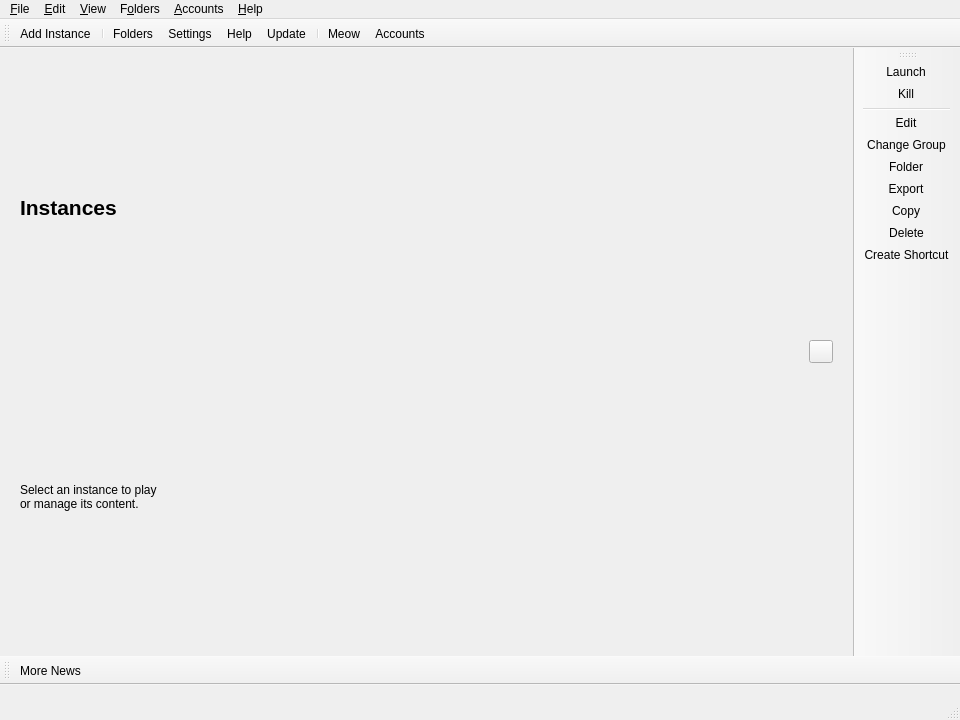
<?xml version="1.0" encoding="UTF-8"?>
<ui version="4.0">
 <class>MainWindow</class>
 <widget class="QMainWindow" name="MainWindow">
  <property name="geometry">
   <rect>
    <x>0</x>
    <y>0</y>
    <width>960</width>
    <height>720</height>
   </rect>
  </property>
  <widget class="QWidget" name="centralWidget">
   <layout class="QVBoxLayout" name="mainContentLayout">
    <property name="spacing">
     <number>0</number>
    </property>
    <property name="leftMargin">
     <number>0</number>
    </property>
    <property name="topMargin">
     <number>0</number>
    </property>
    <property name="rightMargin">
     <number>0</number>
    </property>
    <property name="bottomMargin">
     <number>0</number>
    </property>
    <item>
     <widget class="QWidget" name="instanceHeader">
      <layout class="QHBoxLayout" name="instanceHeaderLayout">
       <property name="leftMargin">
        <number>20</number>
       </property>
       <property name="topMargin">
        <number>16</number>
       </property>
       <property name="rightMargin">
        <number>20</number>
       </property>
       <property name="bottomMargin">
        <number>16</number>
       </property>
       <item>
        <layout class="QVBoxLayout" name="instanceHeadingLayout">
         <property name="spacing">
          <number>3</number>
         </property>
         <item>
          <widget class="QLabel" name="instanceHeading">
           <property name="font">
            <font>
             <pointsize>16</pointsize>
             <bold>true</bold>
            </font>
           </property>
           <property name="text">
            <string>Instances</string>
           </property>
          </widget>
         </item>
         <item>
          <widget class="QLabel" name="instanceSubtitle">
           <property name="text">
            <string>Select an instance to play or manage its content.</string>
           </property>
           <property name="wordWrap">
            <bool>true</bool>
           </property>
          </widget>
         </item>
        </layout>
       </item>
       <item>
        <spacer name="instanceHeaderSpacer">
         <property name="orientation">
          <enum>Qt::Horizontal</enum>
         </property>
         <property name="sizeHint" stdset="0">
          <size>
           <width>20</width>
           <height>20</height>
          </size>
         </property>
        </spacer>
       </item>
       <item>
        <widget class="QToolButton" name="addInstanceHeaderButton">
         <property name="toolButtonStyle">
          <enum>Qt::ToolButtonTextBesideIcon</enum>
         </property>
        </widget>
       </item>
      </layout>
     </widget>
    </item>
    <item>
     <layout class="QHBoxLayout" name="horizontalLayout">
      <property name="spacing">
       <number>0</number>
      </property>
     </layout>
    </item>
   </layout>
  </widget>
  <widget class="QStatusBar" name="statusBar">
   <property name="minimumSize">
    <size>
     <width>0</width>
     <height>35</height>
    </size>
   </property>
  </widget>
  <widget class="QToolBar" name="mainToolBar">
   <property name="windowTitle">
    <string>Main Toolbar</string>
   </property>
   <property name="allowedAreas">
    <set>Qt::ToolBarArea::BottomToolBarArea|Qt::ToolBarArea::TopToolBarArea</set>
   </property>
   <property name="toolButtonStyle">
    <enum>Qt::ToolButtonStyle::ToolButtonTextBesideIcon</enum>
   </property>
   <property name="floatable">
    <bool>false</bool>
   </property>
   <attribute name="toolBarArea">
    <enum>TopToolBarArea</enum>
   </attribute>
   <attribute name="toolBarBreak">
    <bool>false</bool>
   </attribute>
   <addaction name="actionAddInstance"/>
   <addaction name="separator"/>
   <addaction name="actionFoldersButton"/>
   <addaction name="actionSettings"/>
   <addaction name="actionHelpButton"/>
   <addaction name="actionCheckUpdate"/>
   <addaction name="separator"/>
   <addaction name="actionCAT"/>
   <addaction name="actionAccountsButton"/>
  </widget>
  <widget class="QToolBar" name="newsToolBar">
   <property name="windowTitle">
    <string>News Toolbar</string>
   </property>
   <property name="allowedAreas">
    <set>Qt::ToolBarArea::BottomToolBarArea|Qt::ToolBarArea::TopToolBarArea</set>
   </property>
   <property name="iconSize">
    <size>
     <width>16</width>
     <height>16</height>
    </size>
   </property>
   <property name="toolButtonStyle">
    <enum>Qt::ToolButtonStyle::ToolButtonTextBesideIcon</enum>
   </property>
   <property name="floatable">
    <bool>false</bool>
   </property>
   <attribute name="toolBarArea">
    <enum>BottomToolBarArea</enum>
   </attribute>
   <attribute name="toolBarBreak">
    <bool>false</bool>
   </attribute>
   <addaction name="actionMoreNews"/>
  </widget>
  <widget class="WideBar" name="instanceToolBar">
   <property name="windowTitle">
    <string>Instance Toolbar</string>
   </property>
   <property name="allowedAreas">
    <set>Qt::ToolBarArea::LeftToolBarArea|Qt::ToolBarArea::RightToolBarArea</set>
   </property>
   <property name="iconSize">
    <size>
     <width>16</width>
     <height>16</height>
    </size>
   </property>
   <property name="toolButtonStyle">
    <enum>Qt::ToolButtonStyle::ToolButtonTextBesideIcon</enum>
   </property>
   <property name="floatable">
    <bool>false</bool>
   </property>
   <property name="useDefaultAction" stdset="0">
    <bool>true</bool>
   </property>
   <attribute name="toolBarArea">
    <enum>RightToolBarArea</enum>
   </attribute>
   <attribute name="toolBarBreak">
    <bool>false</bool>
   </attribute>
   <addaction name="actionLaunchInstance"/>
   <addaction name="actionKillInstance"/>
   <addaction name="separator"/>
   <addaction name="actionEditInstance"/>
   <addaction name="actionChangeInstGroup"/>
   <addaction name="actionViewSelectedInstFolder"/>
   <addaction name="actionExportInstance"/>
   <addaction name="actionCopyInstance"/>
   <addaction name="actionDeleteInstance"/>
   <addaction name="actionCreateInstanceShortcut"/>
  </widget>
  <widget class="QMenuBar" name="menuBar">
   <property name="geometry">
    <rect>
     <x>0</x>
     <y>0</y>
     <width>800</width>
     <height>24</height>
    </rect>
   </property>
   <widget class="QMenu" name="fileMenu">
    <property name="title">
     <string>&amp;File</string>
    </property>
    <property name="toolTipsVisible">
     <bool>true</bool>
    </property>
    <addaction name="actionAddInstance"/>
    <addaction name="separator"/>
    <addaction name="actionLaunchInstance"/>
    <addaction name="actionKillInstance"/>
    <addaction name="separator"/>
    <addaction name="actionEditInstance"/>
    <addaction name="actionChangeInstGroup"/>
    <addaction name="actionViewSelectedInstFolder"/>
    <addaction name="actionExportInstance"/>
    <addaction name="actionCopyInstance"/>
    <addaction name="actionDeleteInstance"/>
    <addaction name="actionCreateInstanceShortcut"/>
    <addaction name="separator"/>
    <addaction name="actionSettings"/>
    <addaction name="actionCloseWindow"/>
   </widget>
   <widget class="QMenu" name="editMenu">
    <property name="title">
     <string>&amp;Edit</string>
    </property>
    <property name="toolTipsVisible">
     <bool>true</bool>
    </property>
    <addaction name="actionUndoTrashInstance"/>
   </widget>
   <widget class="QMenu" name="viewMenu">
    <property name="title">
     <string>&amp;View</string>
    </property>
    <property name="toolTipsVisible">
     <bool>true</bool>
    </property>
    <addaction name="actionChangeTheme"/>
    <addaction name="separator"/>
    <addaction name="actionCAT"/>
    <addaction name="actionToggleStatusBar"/>
    <addaction name="actionLockToolbars"/>
    <addaction name="separator"/>
   </widget>
   <widget class="QMenu" name="foldersMenu">
    <property name="title">
     <string>F&amp;olders</string>
    </property>
    <property name="toolTipsVisible">
     <bool>true</bool>
    </property>
    <addaction name="actionViewLauncherRootFolder"/>
    <addaction name="separator"/>
    <addaction name="actionViewInstanceFolder"/>
    <addaction name="actionViewCentralModsFolder"/>
    <addaction name="actionViewSkinsFolder"/>
    <addaction name="actionViewJavaFolder"/>
    <addaction name="separator"/>
    <addaction name="actionViewIconThemeFolder"/>
    <addaction name="actionViewWidgetThemeFolder"/>
    <addaction name="actionViewCatPackFolder"/>
    <addaction name="actionViewIconsFolder"/>
    <addaction name="separator"/>
    <addaction name="actionViewLogsFolder"/>
   </widget>
   <widget class="QMenu" name="accountsMenu">
    <property name="title">
     <string>&amp;Accounts</string>
    </property>
   </widget>
   <widget class="QMenu" name="helpMenu">
    <property name="title">
     <string>&amp;Help</string>
    </property>
    <property name="toolTipsVisible">
     <bool>true</bool>
    </property>
    <addaction name="actionClearMetadata"/>
    <addaction name="actionReportBug"/>
       <addaction name="actionViewLog"/>
    <addaction name="actionAddToPATH"/>
    <addaction name="separator"/>
    <addaction name="actionTELEGRAM"/>
    <addaction name="actionDISCORD"/>
    <addaction name="actionREDDIT"/>
    <addaction name="separator"/>
    <addaction name="actionMoreNews"/>
    <addaction name="actionCheckUpdate"/>
    <addaction name="actionOpenWiki"/>
    <addaction name="actionAbout"/>
   </widget>
   <addaction name="fileMenu"/>
   <addaction name="editMenu"/>
   <addaction name="viewMenu"/>
   <addaction name="foldersMenu"/>
   <addaction name="accountsMenu"/>
   <addaction name="helpMenu"/>
  </widget>
  <action name="actionMoreNews">
   <property name="icon">
    <iconset theme="news"/>
   </property>
   <property name="text">
       <string>More News...</string>
   </property>
   <property name="toolTip">
    <string>Open the development blog to read more news about %1.</string>
   </property>
  </action>
  <action name="actionCAT">
   <property name="checkable">
    <bool>true</bool>
   </property>
   <property name="icon">
    <iconset theme="cat"/>
   </property>
   <property name="text">
    <string>&amp;Meow</string>
   </property>
   <property name="toolTip">
    <string>It's a fluffy kitty :3</string>
   </property>
  </action>
  <action name="actionToggleStatusBar">
   <property name="checkable">
    <bool>true</bool>
   </property>
   <property name="text">
    <string>Status Bar</string>
   </property>
  </action>
  <action name="actionLockToolbars">
   <property name="checkable">
    <bool>true</bool>
   </property>
   <property name="text">
    <string>Lock Toolbars</string>
   </property>
  </action>
  <action name="actionUndoTrashInstance">
   <property name="enabled">
    <bool>false</bool>
   </property>
   <property name="text">
    <string>&amp;Undo Last Instance Deletion</string>
   </property>
  </action>
  <action name="actionAddInstance">
   <property name="icon">
    <iconset theme="new"/>
   </property>
   <property name="text">
    <string>Add Instanc&amp;e...</string>
   </property>
   <property name="toolTip">
    <string>Add a new instance.</string>
   </property>
  </action>
  <action name="actionCheckUpdate">
   <property name="icon">
    <iconset theme="checkupdate"/>
   </property>
   <property name="text">
    <string>&amp;Update...</string>
   </property>
   <property name="toolTip">
    <string>Check for new updates for %1.</string>
   </property>
   <property name="menuRole">
    <enum>QAction::MenuRole::ApplicationSpecificRole</enum>
   </property>
  </action>
  <action name="actionSettings">
   <property name="icon">
    <iconset theme="settings"/>
   </property>
   <property name="text">
    <string>Setti&amp;ngs...</string>
   </property>
   <property name="toolTip">
    <string>Change settings.</string>
   </property>
   <property name="menuRole">
    <enum>QAction::MenuRole::PreferencesRole</enum>
   </property>
  </action>
  <action name="actionManageAccounts">
   <property name="icon">
    <iconset theme="accounts"/>
   </property>
   <property name="text">
    <string>&amp;Manage Accounts...</string>
   </property>
  </action>
  <action name="actionLaunchInstance">
   <property name="icon">
    <iconset theme="launch"/>
   </property>
   <property name="text">
    <string>&amp;Launch</string>
   </property>
   <property name="toolTip">
    <string>Launch the selected instance.</string>
   </property>
  </action>
  <action name="actionKillInstance">
   <property name="icon">
    <iconset theme="status-bad"/>
   </property>
   <property name="text">
    <string>&amp;Kill</string>
   </property>
   <property name="toolTip">
    <string>Kill the running instance.</string>
   </property>
   <property name="shortcut">
    <string>Ctrl+K</string>
   </property>
  </action>
  <action name="actionRenameInstance">
   <property name="icon">
    <iconset theme="rename"/>
   </property>
   <property name="text">
    <string>Rename</string>
   </property>
   <property name="toolTip">
    <string>Rename the selected instance.</string>
   </property>
  </action>
  <action name="actionChangeInstGroup">
   <property name="icon">
    <iconset theme="tag"/>
   </property>
   <property name="text">
    <string>&amp;Change Group...</string>
   </property>
   <property name="toolTip">
    <string>Change the selected instance's group.</string>
   </property>
   <property name="shortcut">
    <string>Ctrl+G</string>
   </property>
  </action>
  <action name="actionChangeInstIcon">
   <property name="text">
    <string>Change Icon</string>
   </property>
   <property name="toolTip">
    <string>Change the selected instance's icon.</string>
   </property>
  </action>
  <action name="actionEditInstance">
   <property name="icon">
    <iconset theme="settings"/>
   </property>
   <property name="text">
    <string>&amp;Edit...</string>
   </property>
   <property name="toolTip">
    <string>Change the instance settings, mods and versions.</string>
   </property>
   <property name="shortcut">
    <string>Ctrl+I</string>
   </property>
  </action>
  <action name="actionViewSelectedInstFolder">
   <property name="icon">
    <iconset theme="viewfolder"/>
   </property>
   <property name="text">
    <string>&amp;Folder</string>
   </property>
   <property name="toolTip">
    <string>Open the selected instance's root folder in a file browser.</string>
   </property>
  </action>
  <action name="actionDeleteInstance">
   <property name="icon">
    <iconset theme="delete"/>
   </property>
   <property name="text">
    <string>Dele&amp;te</string>
   </property>
   <property name="toolTip">
    <string>Delete the selected instance.</string>
   </property>
   <property name="autoRepeat">
    <bool>false</bool>
   </property>
  </action>
  <action name="actionCopyInstance">
   <property name="icon">
    <iconset theme="copy"/>
   </property>
   <property name="text">
    <string>Cop&amp;y...</string>
   </property>
   <property name="toolTip">
    <string>Copy the selected instance.</string>
   </property>
   <property name="shortcut">
    <string>Ctrl+D</string>
   </property>
  </action>
  <action name="actionExportInstance">
   <property name="icon">
    <iconset theme="export"/>
   </property>
   <property name="text">
    <string>E&amp;xport...</string>
   </property>
   <property name="toolTip">
    <string>Export the selected instance to supported formats.</string>
   </property>
  </action>
  <action name="actionExportInstanceZip">
   <property name="icon">
    <iconset theme="launcher"/>
   </property>
   <property name="text">
    <string>Prism Launcher (zip)</string>
   </property>
  </action>
  <action name="actionExportInstanceMrPack">
   <property name="icon">
    <iconset theme="modrinth"/>
   </property>
   <property name="text">
    <string>Modrinth (mrpack)</string>
   </property>
  </action>
  <action name="actionExportInstanceFlamePack">
   <property name="icon">
    <iconset theme="flame"/>
   </property>
   <property name="text">
    <string>CurseForge (zip)</string>
   </property>
  </action>
  <action name="actionCreateInstanceShortcut">
   <property name="icon">
    <iconset theme="shortcut"/>
   </property>
   <property name="text">
    <string>Create Shortcut</string>
   </property>
   <property name="toolTip">
       <string>Creates a shortcut on a selected folder to launch the selected instance.</string>
   </property>
  </action>
  <action name="actionNoAccountsAdded">
   <property name="icon">
    <iconset theme="noaccount"/>
   </property>
   <property name="text">
    <string>No accounts added!</string>
   </property>
  </action>
  <action name="actionNoDefaultAccount">
   <property name="checkable">
    <bool>true</bool>
   </property>
   <property name="icon">
    <iconset theme="noaccount"/>
   </property>
   <property name="text">
    <string>No Default Account</string>
   </property>
   <property name="shortcut">
    <string>Ctrl+0</string>
   </property>
  </action>
  <action name="actionCloseWindow">
   <property name="icon">
    <iconset theme="status-bad"/>
   </property>
   <property name="text">
    <string>Close &amp;Window</string>
   </property>
   <property name="toolTip">
    <string>Close the current window</string>
   </property>
   <property name="menuRole">
    <enum>QAction::MenuRole::NoRole</enum>
   </property>
  </action>
  <action name="actionViewInstanceFolder">
   <property name="icon">
    <iconset theme="viewfolder"/>
   </property>
   <property name="text">
    <string>&amp;Instances</string>
   </property>
   <property name="toolTip">
    <string>Open the instances folder in a file browser.</string>
   </property>
  </action>
  <action name="actionViewLauncherRootFolder">
   <property name="icon">
    <iconset theme="viewfolder"/>
   </property>
   <property name="text">
    <string>Launcher &amp;Root</string>
   </property>
   <property name="toolTip">
    <string>Open the launcher's root folder in a file browser.</string>
   </property>
  </action>
  <action name="actionViewCentralModsFolder">
   <property name="icon">
    <iconset theme="centralmods"/>
   </property>
   <property name="text">
    <string>&amp;Central Mods</string>
   </property>
   <property name="toolTip">
    <string>Open the central mods folder in a file browser.</string>
   </property>
  </action>
  <action name="actionViewSkinsFolder">
   <property name="icon">
    <iconset theme="viewfolder"/>
   </property>
   <property name="text">
    <string>&amp;Skins</string>
   </property>
   <property name="toolTip">
    <string>Open the skins folder in a file browser.</string>
   </property>
  </action>
  <action name="actionViewIconsFolder">
   <property name="icon">
    <iconset theme="viewfolder"/>
   </property>
   <property name="text">
    <string>Instance Icons</string>
   </property>
   <property name="toolTip">
    <string>Open the instance icons folder in a file browser.</string>
   </property>
  </action>
  <action name="actionViewLogsFolder">
   <property name="icon">
    <iconset theme="viewfolder"/>
   </property>
   <property name="text">
    <string>Logs</string>
   </property>
   <property name="toolTip">
    <string>Open the logs folder in a file browser.</string>
   </property>
  </action>
  <action name="actionChangeTheme">
   <property name="text">
    <string>Themes</string>
   </property>
  </action>
  <action name="actionReportBug">
   <property name="icon">
    <iconset theme="bug"/>
   </property>
   <property name="text">
    <string>Report a Bug or Suggest a Feature</string>
   </property>
   <property name="toolTip">
    <string>Open the bug tracker to report a bug with %1.</string>
   </property>
  </action>
  <action name="actionDISCORD">
   <property name="icon">
    <iconset theme="discord"/>
   </property>
   <property name="text">
    <string>&amp;Discord Guild</string>
   </property>
   <property name="toolTip">
    <string>Open %1 Discord guild.</string>
   </property>
  </action>
  <action name="actionTELEGRAM">
   <property name="icon">
    <iconset theme="telegram"/>
   </property>
   <property name="text">
    <string>&amp;Telegram Chat</string>
   </property>
   <property name="toolTip">
    <string>Open %1 Telegram chat.</string>
   </property>
  </action>
  <action name="actionREDDIT">
   <property name="icon">
    <iconset theme="reddit-alien"/>
   </property>
   <property name="text">
    <string>Sub&amp;reddit</string>
   </property>
   <property name="toolTip">
    <string>Open %1 subreddit.</string>
   </property>
  </action>
  <action name="actionAbout">
   <property name="icon">
    <iconset theme="about"/>
   </property>
   <property name="text">
    <string>&amp;About %1</string>
   </property>
   <property name="toolTip">
    <string>View information about %1.</string>
   </property>
   <property name="menuRole">
    <enum>QAction::MenuRole::AboutRole</enum>
   </property>
  </action>
  <action name="actionClearMetadata">
   <property name="icon">
    <iconset theme="refresh"/>
   </property>
   <property name="text">
    <string>&amp;Clear Metadata Cache</string>
   </property>
   <property name="toolTip">
    <string>Clear cached metadata</string>
   </property>
  </action>
     <action name="actionViewLog">
         <property name="icon">
             <iconset theme="log">
                 <normaloff>.</normaloff>.
             </iconset>
         </property>
         <property name="text">
             <string>View logs</string>
         </property>
         <property name="toolTip">
             <string>View current and previous launcher logs</string>
   </property>
  </action>
  <action name="actionAddToPATH">
   <property name="icon">
    <iconset theme="custom-commands"/>
   </property>
   <property name="text">
    <string>Install to &amp;PATH</string>
   </property>
   <property name="toolTip">
    <string>Install a %1 symlink to /usr/local/bin</string>
   </property>
  </action>
  <action name="actionFoldersButton">
   <property name="icon">
    <iconset theme="viewfolder"/>
   </property>
   <property name="text">
    <string>Folders</string>
   </property>
   <property name="toolTip">
    <string>Open one of the folders shared between instances.</string>
   </property>
  </action>
  <action name="actionHelpButton">
   <property name="icon">
    <iconset theme="help"/>
   </property>
   <property name="text">
    <string>Help</string>
   </property>
   <property name="toolTip">
    <string>Get help with %1 or Minecraft.</string>
   </property>
  </action>
  <action name="actionAccountsButton">
   <property name="icon">
    <iconset theme="noaccount"/>
   </property>
   <property name="text">
    <string>Accounts</string>
   </property>
  </action>
  <action name="actionOpenWiki">
   <property name="icon">
    <iconset theme="help"/>
   </property>
   <property name="text">
       <string>%1 &amp;Wiki</string>
   </property>
   <property name="toolTip">
    <string>Open the %1 wiki</string>
   </property>
  </action>
  <action name="actionViewWidgetThemeFolder">
   <property name="icon">
    <iconset theme="viewfolder"/>
   </property>
   <property name="text">
    <string>&amp;Widget Themes</string>
   </property>
   <property name="toolTip">
    <string>Open the widget themes folder in a file browser.</string>
   </property>
  </action>
  <action name="actionViewIconThemeFolder">
   <property name="icon">
    <iconset theme="viewfolder"/>
   </property>
   <property name="text">
    <string>I&amp;con Theme</string>
   </property>
   <property name="toolTip">
    <string>Open the icon theme folder in a file browser.</string>
   </property>
  </action>
  <action name="actionViewCatPackFolder">
   <property name="icon">
    <iconset theme="viewfolder"/>
   </property>
   <property name="text">
    <string>Cat Packs</string>
   </property>
   <property name="toolTip">
    <string>Open the cat packs folder in a file browser.</string>
   </property>
  </action>
  <action name="actionViewJavaFolder">
   <property name="icon">
    <iconset theme="viewfolder"/>
   </property>
   <property name="text">
    <string>Java</string>
   </property>
   <property name="toolTip">
    <string>Open the Java folder in a file browser. Only available if the built-in Java downloader is used.</string>
   </property>
  </action>
 </widget>
 <customwidgets>
  <customwidget>
   <class>WideBar</class>
   <extends>QToolBar</extends>
   <header>ui/widgets/WideBar.h</header>
  </customwidget>
 </customwidgets>
 <resources/>
 <connections/>
</ui>
